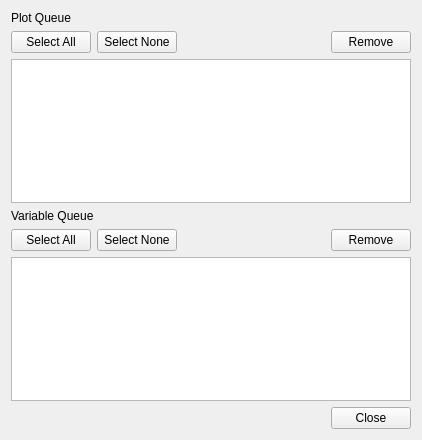
<?xml version="1.0" encoding="UTF-8"?>
<ui version="4.0">
 <class>variablePlotQueueWidget</class>
 <widget class="QWidget" name="variablePlotQueueWidget">
  <property name="geometry">
   <rect>
    <x>0</x>
    <y>0</y>
    <width>422</width>
    <height>440</height>
   </rect>
  </property>
  <property name="windowTitle">
   <string>Variable Plot Queue Manager</string>
  </property>
  <property name="windowIcon">
   <iconset resource="uvcdat.qrc">
    <normaloff>:/icons/resources/icons/list_view.png</normaloff>:/icons/resources/icons/list_view.png</iconset>
  </property>
  <layout class="QGridLayout" name="gridLayout">
   <item row="0" column="0">
    <layout class="QVBoxLayout" name="verticalLayout" stretch="0,0,0,0,0,0,0">
     <property name="sizeConstraint">
      <enum>QLayout::SetNoConstraint</enum>
     </property>
     <item>
      <widget class="QLabel" name="label">
       <property name="text">
        <string>Plot Queue</string>
       </property>
      </widget>
     </item>
     <item>
      <layout class="QHBoxLayout" name="horizontalLayout_2">
       <item>
        <widget class="QPushButton" name="btnAllPlots">
         <property name="text">
          <string>Select All</string>
         </property>
        </widget>
       </item>
       <item>
        <widget class="QPushButton" name="btnNonePlots">
         <property name="text">
          <string>Select None</string>
         </property>
        </widget>
       </item>
       <item>
        <spacer name="horizontalSpacer_2">
         <property name="orientation">
          <enum>Qt::Horizontal</enum>
         </property>
         <property name="sizeHint" stdset="0">
          <size>
           <width>40</width>
           <height>20</height>
          </size>
         </property>
        </spacer>
       </item>
       <item>
        <widget class="QPushButton" name="btnRemovePlots">
         <property name="text">
          <string>Remove</string>
         </property>
        </widget>
       </item>
      </layout>
     </item>
     <item>
      <widget class="QListWidget" name="listWidgetPlots">
       <property name="editTriggers">
        <set>QAbstractItemView::AllEditTriggers</set>
       </property>
       <property name="tabKeyNavigation">
        <bool>true</bool>
       </property>
       <property name="alternatingRowColors">
        <bool>true</bool>
       </property>
       <property name="selectionMode">
        <enum>QAbstractItemView::MultiSelection</enum>
       </property>
      </widget>
     </item>
     <item>
      <widget class="QLabel" name="label_2">
       <property name="text">
        <string>Variable Queue</string>
       </property>
      </widget>
     </item>
     <item>
      <layout class="QHBoxLayout" name="horizontalLayout_3">
       <item>
        <widget class="QPushButton" name="btnAllVars">
         <property name="text">
          <string>Select All</string>
         </property>
        </widget>
       </item>
       <item>
        <widget class="QPushButton" name="btnNoneVars">
         <property name="text">
          <string>Select None</string>
         </property>
        </widget>
       </item>
       <item>
        <spacer name="horizontalSpacer_3">
         <property name="orientation">
          <enum>Qt::Horizontal</enum>
         </property>
         <property name="sizeHint" stdset="0">
          <size>
           <width>40</width>
           <height>20</height>
          </size>
         </property>
        </spacer>
       </item>
       <item>
        <widget class="QPushButton" name="btnRemoveVars">
         <property name="text">
          <string>Remove</string>
         </property>
        </widget>
       </item>
      </layout>
     </item>
     <item>
      <widget class="QListWidget" name="listWidgetVariables">
       <property name="editTriggers">
        <set>QAbstractItemView::AllEditTriggers</set>
       </property>
       <property name="tabKeyNavigation">
        <bool>true</bool>
       </property>
       <property name="alternatingRowColors">
        <bool>true</bool>
       </property>
       <property name="selectionMode">
        <enum>QAbstractItemView::MultiSelection</enum>
       </property>
      </widget>
     </item>
     <item>
      <layout class="QHBoxLayout" name="horizontalLayout">
       <item>
        <spacer name="horizontalSpacer">
         <property name="orientation">
          <enum>Qt::Horizontal</enum>
         </property>
         <property name="sizeHint" stdset="0">
          <size>
           <width>40</width>
           <height>20</height>
          </size>
         </property>
        </spacer>
       </item>
       <item>
        <widget class="QPushButton" name="btnClose">
         <property name="text">
          <string>Close</string>
         </property>
        </widget>
       </item>
      </layout>
     </item>
    </layout>
   </item>
  </layout>
 </widget>
 <resources>
  <include location="uvcdat.qrc"/>
 </resources>
 <connections/>
</ui>
